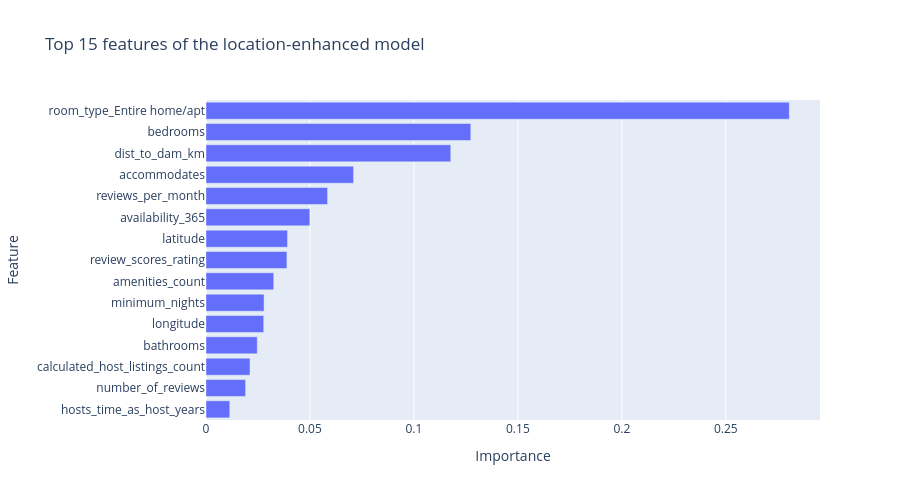

Notebook cell for this chart:
### Markdown cell above
### 8.2 Which features does the location-enhanced model use?

Feature importance

### Code cell
model = XGBRegressor(random_state=SEED, importance_type='total_gain')
model.fit(X_location, np.log(y))

importance = pd.Series(model.feature_importances_, index=X_location.columns).sort_values()

fig = px.bar(
    importance.tail(15),
    orientation="h",
    labels={"value": "Importance", "index": "Feature"},
    title="Top 15 features of the location-enhanced model",
    height=500,
)
fig.update_layout(showlegend=False)
fig.show()

### Figure 1 — Plotly figure (JSON) as saved in the notebook; plotly's stock layout.template omitted (floating-point values rounded to 4 significant figures)
{"data": [{"hovertemplate": "variable=0<br>Importance=%{x}<br>Feature=%{y}<extra></extra>", "legendgroup": "0", "marker": {"color": "#636efa", "pattern": {"shape": ""}}, "name": "0", "orientation": "h", "showlegend": true, "textposition": "auto", "type": "bar", "x": [0.01144, 0.01905, 0.02118, 0.02465, 0.02775, 0.02792, 0.03258, 0.03892, 0.03923, 0.04993, 0.05847, 0.07097, 0.1177, 0.1274, 0.2805], "xaxis": "x", "y": ["hosts_time_as_host_years", "number_of_reviews", "calculated_host_listings_count", "bathrooms", "longitude", "minimum_nights", "amenities_count", "review_scores_rating", "latitude", "availability_365", "reviews_per_month", "accommodates", "dist_to_dam_km", "bedrooms", "room_type_Entire home/apt"], "yaxis": "y"}], "layout": {"barmode": "relative", "height": 500, "legend": {"title": {"text": "variable"}, "tracegroupgap": 0}, "showlegend": false, "title": {"text": "Top 15 features of the location-enhanced model"}, "xaxis": {"anchor": "y", "domain": [0, 1], "title": {"text": "Importance"}}, "yaxis": {"anchor": "x", "domain": [0, 1], "title": {"text": "Feature"}}}}
